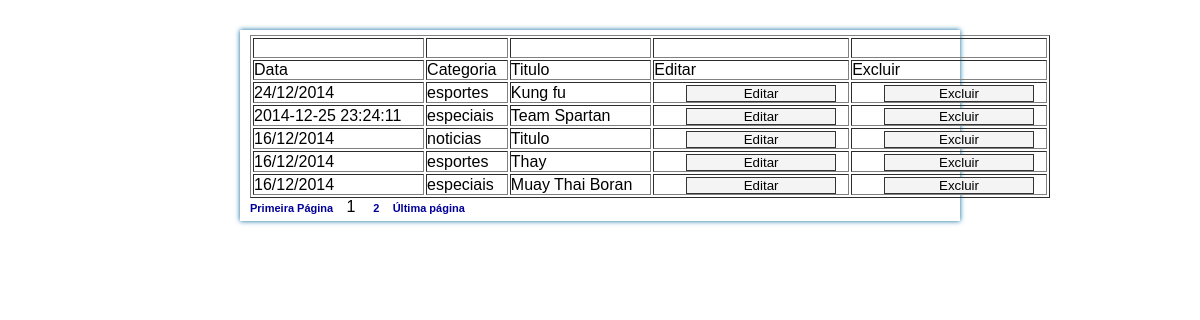
The app's page /admin/post_listar.php (signed in) with its own data.
### tables this page shows
CREATE TABLE IF NOT EXISTS `site_posts` (
  `id` int(11) NOT NULL AUTO_INCREMENT,
  `foto` text NOT NULL,
  `titulo` text NOT NULL,
  `texto` text NOT NULL,
  `categoria` text NOT NULL,
  `data` text NOT NULL,
  `autor` text NOT NULL,
  `visitas` text NOT NULL,
  PRIMARY KEY (`id`)
);

### admin/post_listar.php (the view, shortened to what this page needs)
<?php include 'confere.php'; ?>
<div id="painel">
<table width="800" border="1">
  <tr>
    <td>&nbsp;</td>
    <td>&nbsp;</td>
    <td>&nbsp;</td>
    <td>&nbsp;</td>
    <td>&nbsp;</td>
  </tr>
  <tr>
    <td>Data</td>
    <td>Categoria</td>
    <td>Titulo</td>
    <td>Editar</td>
    <td>Excluir</td>
  </tr>
  <?php
        $pag = "$_GET[pag]";
        if($pag >= '1'){
         $pag = $pag;
        }else{
         $pag = '1';
        }
        $maximo = '5';
        $inicio = ($pag * $maximo) - $maximo;
  $noticias = mysql_query("SELECT * FROM site_posts ORDER BY id DESC LIMIT $inicio, $maximo") or die(mysql_error());
        if(mysql_num_rows($noticias)<='0'){
          echo "Noticias não encontradas";
        }else{
          while($res_noticias = mysql_fetch_array($noticias)){
            $titulo = $res_noticias[2];
            $categoria = $res_noticias[4];
            $data = $res_noticias[5];
  ?>
  <tr>
    <td><?php echo $data; ?> </td>
    <td><?php echo $categoria; ?></td>
    <td><?php echo $titulo; ?></td>
    <td>
      <form action="post_editar.php" name="editar_posts" enctype="multipart/form-data" method="post">
        <input name="editar" type="submit" class="cadastro_btn" value="Editar">
      </form>
    </td>
    <td>
      <form action="" name="excluir_posts" enctype="multipart/form-data" method="post">
        <input name="excluir" type="submit" class="cadastro_btn" value="Excluir">
      </form>
    </td>
  </tr>
  <?php
    }
      }
  ?>
</table>
  <?php
  $sql_res = mysql_query("SELECT * FROM site_posts");
  $total = mysql_num_rows($sql_res);
  $paginas = ceil($total/$maximo);
  $links = '5';
  echo "<a href=\"post_listar.php?pag=1\">Primeira Página</a>&nbsp;&nbsp;&nbsp;";
  for ($i = $pag-$links; $i <= $pag-1; $i++){
  if ($i <= 0){
  }else{
  echo"<a href=\"post_listar.php?pag=$i\">$i</a>&nbsp;&nbsp;&nbsp;";
  }
  }echo "$pag &nbsp;&nbsp;&nbsp;";
  for($i = $pag +1; $i <= $pag+$links; $i++){
    if($i > $paginas){
      }else{
  echo "<a href=\"post_listar.php?pag=$i\">$i</a>&nbsp;&nbsp;&nbsp;";
      }
    }
  echo "<a href=\"post_listar.php?pag=$paginas\">Última página</a>&nbsp;&nbsp;&nbsp;";
  ?>
</div>

### admin/style.css (style rules this page uses)
* { margin:0; padding: 0; }
a { font-size: 11px; font-family: sans-serif; font-weight: bold; color: #000099; text-decoration: none; }
#painel { width: 700px; margin: 30px auto; padding: 5px 10px; box-shadow: 0px 0px 5px #069; }
#painel form { background:#FFF; margin:2px; }
#painel input { width:490px; background:#f4f4f4; border:1px solid #333; margin-left:5px; }
#painel .cadastro_btn { width:150px; display:block; float:right; margin-right:10px; }

### records on screen
site_posts: data "24/12/2014", categoria "esportes", titulo "Kung fu"
site_posts: data "2014-12-25 23:24:11", categoria "especiais", titulo "Team Spartan"
site_posts: data "16/12/2014", categoria "noticias", titulo "Titulo"
site_posts: data "16/12/2014", categoria "esportes", titulo "Thay"
site_posts: data "16/12/2014", categoria "especiais", titulo "Muay Thai Boran"

### other values on screen
$pag "1"
